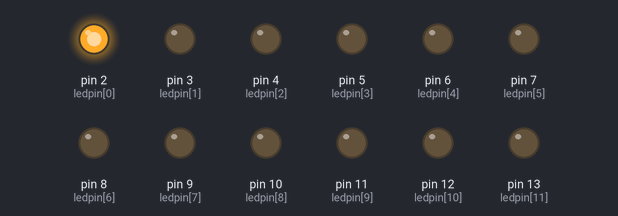
A sketch run on a simulated Arduino Uno, built with avr-gcc and run on an emulated ATmega328P. Shown: output pins drawn as LEDs (lit = HIGH).

Above: at 0.1 s.
At 4.1 s:
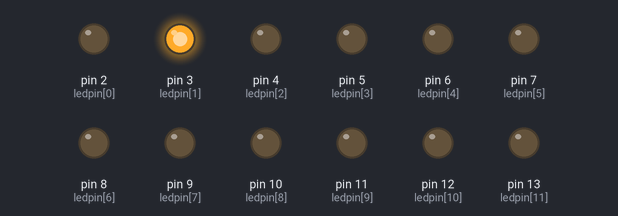
At 8.1 s:
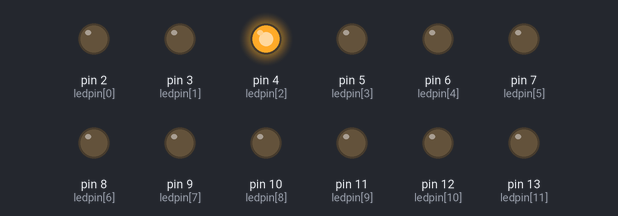
At 20.1 s:
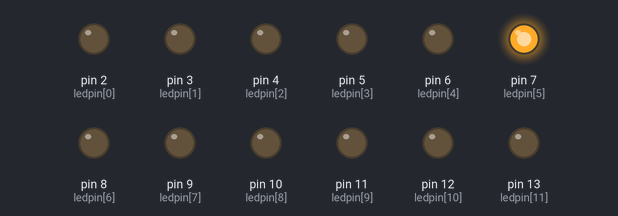
At 28.1 s:
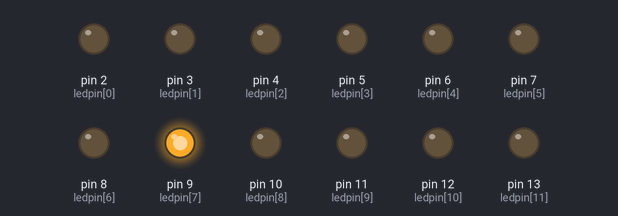
At 38.1 s:
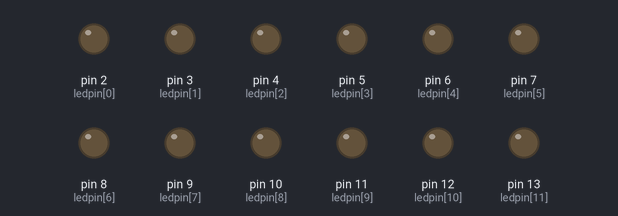
Timing chart, 0 to 39.6 s (numbered marks = the images above):
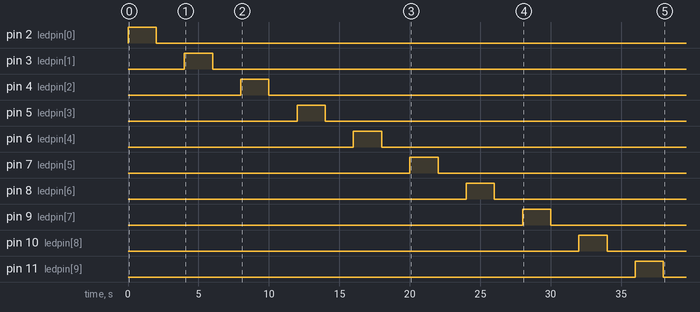

Measured:
- by itself, pin 2 (ledpin[0]): LOW → HIGH at 0.00 s, → LOW 2.0 s later
- by itself, pin 3 (ledpin[1]): LOW → HIGH at 4.0 s, → LOW 2.0 s later
- by itself, pin 4 (ledpin[2]): LOW → HIGH at 8.0 s, → LOW 2.0 s later
- by itself, pin 5 (ledpin[3]): LOW → HIGH at 12.0 s, → LOW 2.0 s later
- by itself, pin 6 (ledpin[4]): LOW → HIGH at 16.0 s, → LOW 2.0 s later
- by itself, pin 7 (ledpin[5]): LOW → HIGH at 20.0 s, → LOW 2.0 s later
- by itself, pin 8 (ledpin[6]): LOW → HIGH at 24.0 s, → LOW 2.0 s later
- by itself, pin 9 (ledpin[7]): LOW → HIGH at 28.0 s, → LOW 2.0 s later

The sketch:

sketch_aug31a.ino
```cpp
int ledpin[12]={2,3,4,5,6,7,8,9,10,11,12,13};

void setup() {

for (int n =0;n<12;n++){
    pinMode(ledpin[n],OUTPUT);
}

}

void loop() {
for (int i=2;i<=13;i++){
digitalWrite(i,HIGH);
delay(2000);
digitalWrite(i,LOW);
delay(2000);
}

delay(2000);

for (int x=13;x>=2;x--){
digitalWrite(x,HIGH);
delay(2000);
digitalWrite(x,LOW);
delay(2000);
}

delay(2000);


}
```
